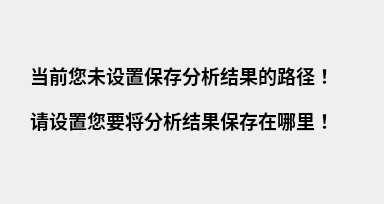
<?xml version="1.0" encoding="UTF-8"?>
<ui version="4.0">
 <class>Form</class>
 <widget class="QWidget" name="Form">
  <property name="geometry">
   <rect>
    <x>0</x>
    <y>0</y>
    <width>384</width>
    <height>204</height>
   </rect>
  </property>
  <property name="windowTitle">
   <string>提醒</string>
  </property>
  <widget class="QLabel" name="label">
   <property name="geometry">
    <rect>
     <x>30</x>
     <y>30</y>
     <width>341</width>
     <height>91</height>
    </rect>
   </property>
   <property name="font">
    <font>
     <family>Agency FB</family>
     <pointsize>14</pointsize>
     <weight>75</weight>
     <bold>true</bold>
    </font>
   </property>
   <property name="text">
    <string>当前您未设置保存分析结果的路径！</string>
   </property>
  </widget>
  <widget class="QLabel" name="label_2">
   <property name="geometry">
    <rect>
     <x>30</x>
     <y>90</y>
     <width>331</width>
     <height>61</height>
    </rect>
   </property>
   <property name="font">
    <font>
     <family>Agency FB</family>
     <pointsize>14</pointsize>
     <weight>75</weight>
     <bold>true</bold>
    </font>
   </property>
   <property name="text">
    <string>请设置您要将分析结果保存在哪里！</string>
   </property>
  </widget>
 </widget>
 <resources/>
 <connections/>
</ui>
